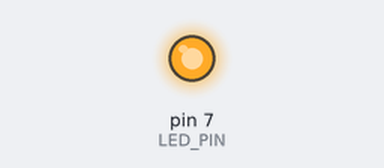
Bench run of a sketch on a simulated Arduino Uno, built with avr-gcc and run on an emulated ATmega328P. Parts: output pins drawn as LEDs (lit = HIGH). At 2.0 s the program stops and its outputs stay as they are.

Above: at 0.5 s.
At 1.75 s:
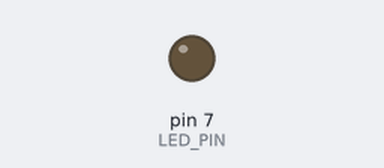
Timing chart, 0 to 3.0 s (numbered marks = the images above):
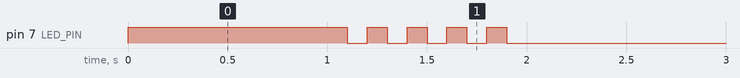

The sketch:

05_practice_2.ino
```cpp
#define LED_PIN 7
#define LED_ON  HIGH
#define LED_OFF LOW

void setup() {
  pinMode(LED_PIN, OUTPUT);
  digitalWrite(LED_PIN, LED_OFF);
}

void loop() {
  digitalWrite(LED_PIN, LED_ON);
  delay(1000);

  for (int i = 0; i < 5; i++) {
    digitalWrite(LED_PIN, LED_ON);
    delay(100);  // 0.1초 ON
    digitalWrite(LED_PIN, LED_OFF);
    delay(100);  // 0.1초 OFF
  }

  digitalWrite(LED_PIN, LED_OFF);
  while (1) {
  }
}
```

Measured:
- by itself, pin 7 (LED_PIN): repeats every 0.20 s: LOW 0.10 s, HIGH 0.10 s, until it stays LOW from 1.9 s
